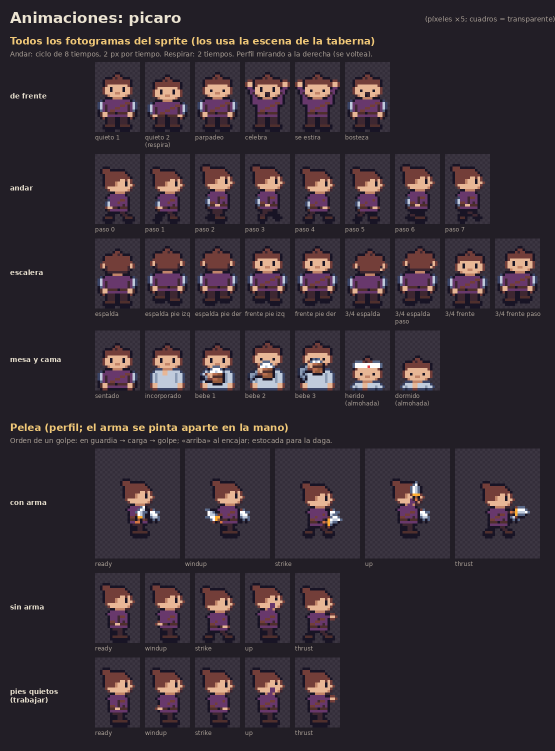
#> input picture capturas/heroes/12-animaciones-picaro.png, 1110 x 1502 px (shown at 1/2 size)
$ python regradeo.py ../../capturas/heroes/12-animaciones-picaro.png ../../capturas/heroes/1-heroes.png ../../capturas/heroes/1-heroes.png
#> lines starting #> are read from the running program, lines starting #| are printed output that depends on the picture
"""Propuesta B: la misma escena del juego, cambiando solo la paleta (lo que haría el shader).

Cada color se pasa a OKLab y se le baja el croma, se levantan los negros hacia un azul
violáceo, las sombras tiran a frío y las luces a cálido, y se comprime el contraste.
Uso: python3 regradeo.py <entrada> <salida> <tono: tarde|dia|noche>
"""

import sys
import numpy as np
from PIL import Image


def srgb_to_lin(c):
    c = c / 255.0
    return np.where(c <= 0.04045, c / 12.92, ((c + 0.055) / 1.055) ** 2.4)


def lin_to_srgb(c):
    c = np.clip(c, 0, 1)
    return np.where(c <= 0.0031308, c * 12.92, 1.055 * c ** (1 / 2.4) - 0.055) * 255


M1 = np.array([[0.4122214708, 0.5363325363, 0.0514459929], [0.2119034982, 0.6806995451, 0.1073969566], [0.0883024619, 0.2817188376, 0.6299787005]])
M2 = np.array([[0.2104542553, 0.7936177850, -0.0040720468], [1.9779984951, -2.4285922050, 0.4505937099], [0.0259040371, 0.7827717662, -0.8086757660]])


def to_lab(rgb):
    lms = srgb_to_lin(rgb) @ M1.T
    return np.cbrt(lms) @ M2.T


def from_lab(lab):
    lms = (lab @ np.linalg.inv(M2).T) ** 3
    return lin_to_srgb(lms @ np.linalg.inv(M1).T)


GRADES = {
    # croma, negro (L, a, b), sombra fría (a, b), luz cálida (a, b), contraste
    'tarde': dict(chroma=0.8, floor=(0.17, 0.012, -0.04), cold=(0.004, -0.025), warm=(0.012, 0.028), contrast=0.92, lift=0.0),
    'dia': dict(chroma=0.76, floor=(0.19, 0.0, -0.035), cold=(0.0, -0.03), warm=(0.006, 0.02), contrast=0.9, lift=0.01),
    'noche': dict(chroma=0.74, floor=(0.14, 0.01, -0.045), cold=(0.006, -0.035), warm=(0.01, 0.02), contrast=0.95, lift=0.0),
}


def grade(rgb, g):
    lab = to_lab(rgb.astype(float))
    L, a, b = lab[..., 0], lab[..., 1], lab[..., 2]
    a = a * g['chroma']
    b = b * g['chroma']
    # Contraste comprimido alrededor de 0.6 y negros levantados hacia un azul violáceo.
    L2 = 0.6 + (L - 0.6) * g['contrast'] + g['lift']
    fl = g['floor']
    t = np.clip(1 - L2 / 0.55, 0, 1) ** 1.5
    L2 = fl[0] + L2 * (1 - fl[0] * 0.9)
    a = a + fl[1] * t
    b = b + fl[2] * t
    # Sombras frías, luces cálidas (el cambio de tono de las rampas, más suave que en Endesga).
    s = np.clip((0.55 - L2) / 0.35, 0, 1)
    h = np.clip((L2 - 0.65) / 0.3, 0, 1)
    a = a + g['cold'][0] * s + g['warm'][0] * h
    b = b + g['cold'][1] * s + g['warm'][1] * h
    return from_lab(np.stack([L2, a, b], -1))


if __name__ == '__main__':
    src, out, tone = sys.argv[1], sys.argv[2], sys.argv[3]
    im = np.array(Image.open(src).convert('RGB')).astype(float)
    res = im.copy()
    # Solo la escena (la interfaz se queda igual): a la derecha de la barra lateral y bajo la de arriba.
    y0, x0 = 62, 77
    sc = im[y0:, x0:]
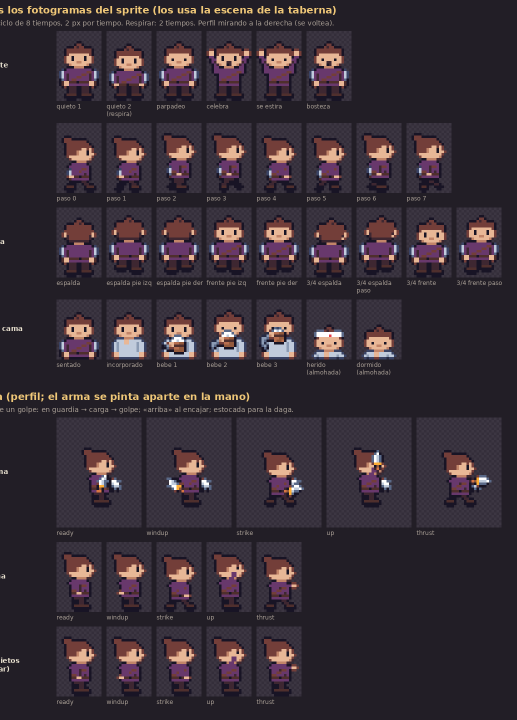
#> sc: shape (1440, 1033, 3) float64 (shown at 1/2 size); mean R, G, B 54.7, 45, 53.6
    # Se trabaja con los colores únicos: es lo que haría una tabla en el shader.
    flat = sc.reshape(-1, 3)
    uniq, inv = np.unique(flat, axis=0, return_inverse=True)
#> uniq = 596 rows, first 8: [24, 20, 37], [34, 30, 38], [35, 31, 38], [35, 31, 39], [36, 31, 39], [36, 32, 39], [36, 32, 40], [37, 33, 39]
#> (the run stopped early here; a loop or call above may not have finished)

$ run again, on capturas/heroes/10-armas-pelea.png
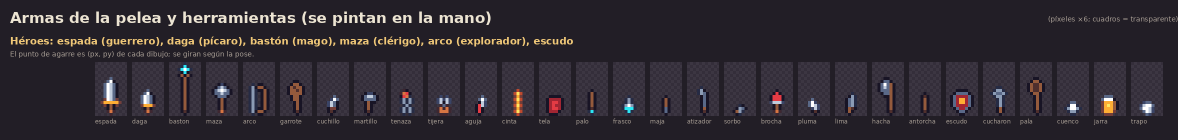
#> input picture capturas/heroes/10-armas-pelea.png, 2356 x 279 px (shown at 1/2 size)
#> `sc = im[y0:, x0:]`:
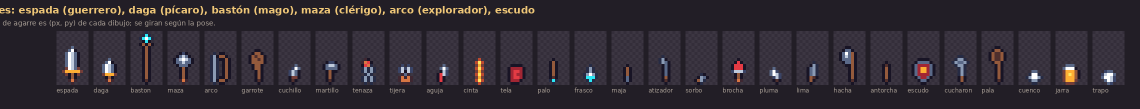
#> sc: shape (217, 2279, 3) float64 (shown at 1/2 size); mean R, G, B 48.8, 42.8, 50.9
#> uniq = 449 rows, first 8: [24, 20, 37], [34, 30, 38], [35, 31, 38], [35, 31, 39], [36, 31, 39], [36, 32, 39], [36, 32, 40], [37, 33, 39]
